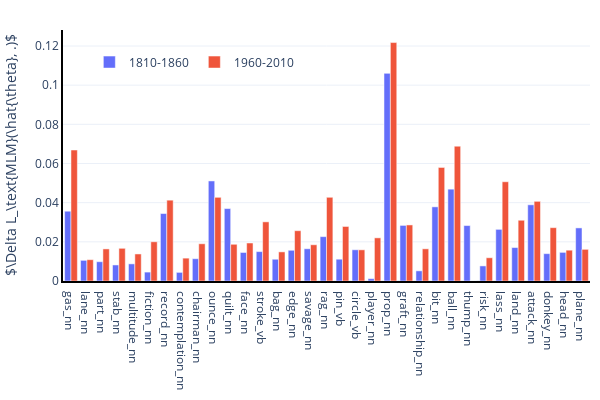

Notebook code cell kept with this figure:
### Code cell
fig = go.Figure()

keys = list(set(list(influences["ccoha1.txt"].keys()) + list(influences["ccoha2.txt"].keys())))

values = np.array([influences["ccoha1.txt"][k] if k in influences["ccoha1.txt"] else 0. for k in keys])
fig.add_trace(go.Bar(x=keys, y=values, name="1810-1860"))

values = np.array([influences["ccoha2.txt"][k] if k in influences["ccoha2.txt"] else 0. for k in keys])
fig.add_trace(go.Bar(x=keys, y=values, name="1960-2010"))


fig.update_layout(template="plotly_white", width=600, height=400, margin=dict(t=30, l=50, b=50, r=10))
fig.update_xaxes(showline=True, linewidth=2, linecolor='black', mirror=False)
fig.update_yaxes(showline=True, linewidth=2, linecolor='black', mirror=False)
fig.update_layout(legend=dict(orientation="h", x=0.05, y=0.93))
fig.update_yaxes(title=r'$\Delta L_\text{MLM}(\hat{\theta}, .)$')

fig.write_image("influences_by_corpus.png")
fig.write_image("influences_by_corpus.pdf")
fig.show()

### Figure 1 — Plotly figure (JSON) as saved in the notebook; plotly's stock layout.template omitted (floating-point values rounded to 4 significant figures)
{"data": [{"name": "1810-1860", "type": "bar", "x": ["gas_nn", "lane_nn", "part_nn", "stab_nn", "multitude_nn", "fiction_nn", "record_nn", "contemplation_nn", "chairman_nn", "ounce_nn", "quilt_nn", "face_nn", "stroke_vb", "bag_nn", "edge_nn", "savage_nn", "rag_nn", "pin_vb", "circle_vb", "player_nn", "prop_nn", "graft_nn", "relationship_nn", "bit_nn", "ball_nn", "thump_nn", "risk_nn", "lass_nn", "land_nn", "attack_nn", "donkey_nn", "head_nn", "plane_nn"], "y": [0.03564, 0.01055, 0.009848, 0.00819, 0.008755, 0.004548, 0.03445, 0.004402, 0.01138, 0.05109, 0.03698, 0.01457, 0.01501, 0.01111, 0.01569, 0.01646, 0.02266, 0.01113, 0.01595, 0.001204, 0.106, 0.02839, 0.005188, 0.03787, 0.0469, 0.02832, 0.007704, 0.02638, 0.01708, 0.03891, 0.01397, 0.01462, 0.02711]}, {"name": "1960-2010", "type": "bar", "x": ["gas_nn", "lane_nn", "part_nn", "stab_nn", "multitude_nn", "fiction_nn", "record_nn", "contemplation_nn", "chairman_nn", "ounce_nn", "quilt_nn", "face_nn", "stroke_vb", "bag_nn", "edge_nn", "savage_nn", "rag_nn", "pin_vb", "circle_vb", "player_nn", "prop_nn", "graft_nn", "relationship_nn", "bit_nn", "ball_nn", "thump_nn", "risk_nn", "lass_nn", "land_nn", "attack_nn", "donkey_nn", "head_nn", "plane_nn"], "y": [0.06688, 0.01089, 0.01639, 0.01669, 0.01381, 0.02004, 0.04128, 0.01168, 0.01902, 0.04274, 0.01875, 0.0194, 0.03021, 0.01487, 0.02569, 0.01851, 0.04275, 0.02785, 0.01592, 0.02203, 0.1218, 0.02863, 0.01643, 0.05798, 0.06884, 0, 0.01187, 0.05068, 0.03102, 0.04068, 0.02724, 0.01574, 0.01617]}], "layout": {"height": 400, "legend": {"orientation": "h", "x": 0.05, "y": 0.93}, "margin": {"b": 50, "l": 50, "r": 10, "t": 30}, "width": 600, "xaxis": {"linecolor": "black", "linewidth": 2, "mirror": false, "showline": true}, "yaxis": {"linecolor": "black", "linewidth": 2, "mirror": false, "showline": true, "title": {"text": "$\\Delta L_\\text{MLM}(\\hat{\\theta}, .)$"}}}}
